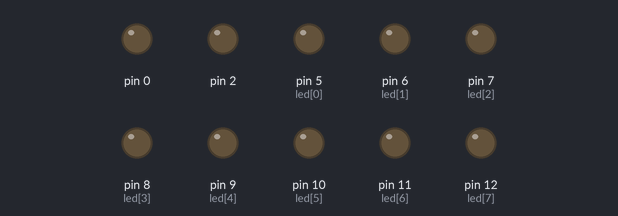
This sketch was run on a simulated Arduino Uno, built with avr-gcc and run on an emulated ATmega328P. Shown: output pins drawn as LEDs (lit = HIGH).

Above: at 36.0 s.
Timing chart, 0 to 36.3 s (numbered marks = the images above):
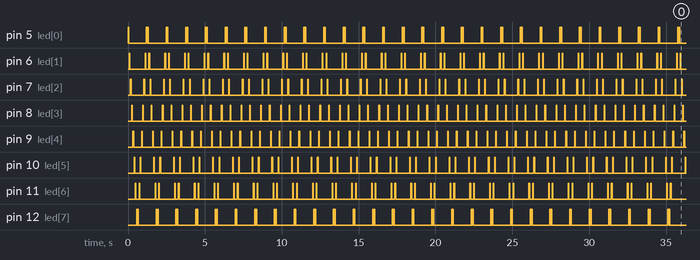

Measured:
- by itself, pin 5 (led[0]): repeats every 1.3 s: LOW 1.2 s, HIGH 0.04 s, LOW 0.04 s, HIGH 0.04 s
- by itself, pin 6 (led[1]): repeats every 1.3 s: LOW 1.0 s, HIGH 0.04 s, LOW 0.20 s, HIGH 0.04 s
- by itself, pin 7 (led[2]): repeats every 1.3 s: LOW 0.84 s, HIGH 0.04 s, LOW 0.36 s, HIGH 0.04 s
- by itself, pin 8 (led[3]): repeats every 1.3 s: LOW 0.68 s, HIGH 0.04 s, LOW 0.52 s, HIGH 0.04 s
- by itself, pin 9 (led[4]): repeats every 1.3 s: LOW 0.52 s, HIGH 0.04 s, LOW 0.68 s, HIGH 0.04 s
- by itself, pin 10 (led[5]): repeats every 1.3 s: LOW 0.36 s, HIGH 0.04 s, LOW 0.84 s, HIGH 0.04 s
- by itself, pin 11 (led[6]): repeats every 1.3 s: LOW 0.20 s, HIGH 0.04 s, LOW 1.0 s, HIGH 0.04 s
- by itself, pin 12 (led[7]): repeats every 1.3 s: LOW 0.04 s, HIGH 0.04 s, LOW 1.2 s, HIGH 0.04 s

The sketch:

Programa1_ex_3.ino
```cpp
/*************************************************************************
**                                                                      **
**                            Progrema 1 ex. 3                          **
**                                                                      **
*************************************************************************/


//****** Includes ********************************************************


//****** Variables *******************************************************
int led [] = {5,6,7,8,9,10,11,12};
int i = 0;

//****** secup ***********************************************************
void setup() {
  for (i = 0; i < 21; i++)
 {
  pinMode (led[i], OUTPUT);//Així es confguren els leds de sortida Michael
 }
}

//****** Loop ************************************************************
void loop() {
  for (i = 0; i < 8; i++)
 {
  digitalWrite (led[i], HIGH);
  delay(40);
  digitalWrite (led[i], LOW);
  delay(40); //D'aquesta manera no cal escriure led per led :)
 }

  for (i = 7; i >= 0; i--)
 {
  digitalWrite (led[i], HIGH);
  delay(40);
  digitalWrite (led[i], LOW);
  delay(40);
 }
}
```
